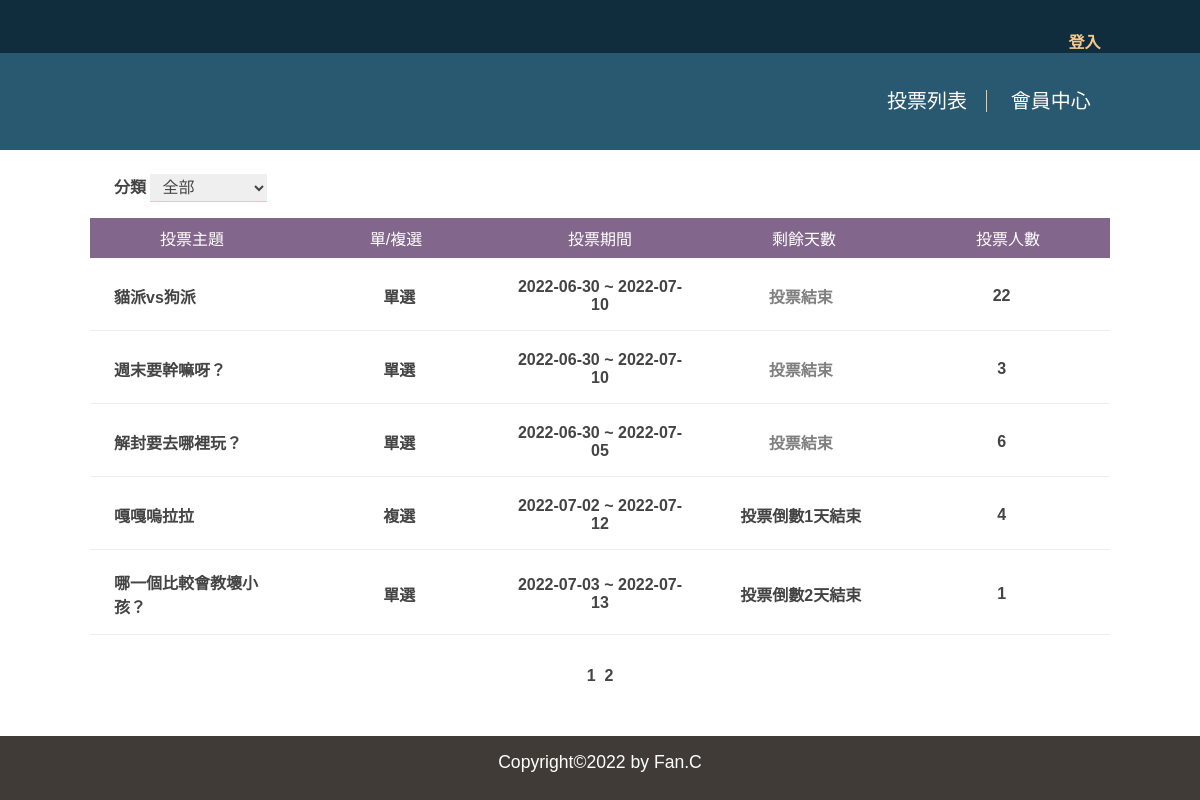
/?p=1, run on the app's committed database.
### tables this page shows
CREATE TABLE `subjects` (
  `id` int(11) UNSIGNED NOT NULL COMMENT '序號',
  `subject` varchar(128) NOT NULL COMMENT '主題描述',
  `type_id` int(11) UNSIGNED NOT NULL,
  `multiple` tinyint(1) NOT NULL DEFAULT 0 COMMENT '單/複選',
  `multi_limit` tinyint(2) NOT NULL DEFAULT 1 COMMENT '單/複選項目數',
  `start` date NOT NULL,
  `end` date NOT NULL,
  `total` int(11) UNSIGNED NOT NULL DEFAULT 0
);

### api/base.php (called while the page is built, shortened)
<?php
function pdo()
{
    $dsn = "mysql:host=localhost;charset=utf8;dbname=vote";
    return new PDO($dsn, 'root', '');
}
function all($table, ...$arg)
{
    $pdo = pdo();
    $sql = "SELECT * FROM $table ";
    switch (count($arg)) {
        case 2:
            if (!empty($arg[0])) {
                foreach ($arg[0] as $key => $value) {
                    $tmp[] = "`$key`='$value'";
                }
                $sql .= " WHERE " . implode(" AND ", $tmp) . $arg[1];
            } else {
                $sql .= $arg[1];
            }
            break;
    }
    return $pdo->query($sql)->fetchAll(PDO::FETCH_ASSOC);
}
function math($table, $math, $col, ...$arg)
{
    $pdo = pdo();
    $sql = "SELECT $math(`$col`) FROM $table ";
    return $pdo->query($sql)->fetchColumn();
}

### front/vote_list.php (the view, shortened to what this page needs)
<?php
$p = "";
if (isset($_GET['p'])) {
    $p = "&p={$_GET['p']}";
}
$queryStr = "";
$queryFilter="";
?>
<div class="type-box">
    <label for="types">分類</label>
    <select name="types" id="types" onchange="location.href=`?filter=${this.value}<?=$queryStr;?>`">
        <option value="0">全部</option>
    </select>
</div>
<div>
    <ul class="list">
        <li class="list-header">
            <div>投票主題</div>
            <?php
            if (isset($_GET['type']) && $_GET['type'] == 'asc') {
            ?>
                <div><a href="?order=multiple&type=desc<?= $p; ?><?=$queryFilter;?>">單/複選</a></div>
            <?php
            } else {
            ?>
                <div><a href="?order=multiple&type=asc<?= $p;?><?=$queryFilter;?>">單/複選</a></div>
            <?php
            }
            ?>
            <?php
            if (isset($_GET['type']) && $_GET['type'] == 'asc') {
            ?>
                <div><a href="?order=end&type=desc<?= $p; ?><?=$queryFilter;?>">投票期間</a></div>
            <?php
            } else {
            ?>
                <div><a href="?order=end&type=asc<?= $p; ?><?=$queryFilter;?>">投票期間</a></div>
            <?php
            }
            ?>
            <?php
            if (isset($_GET['type']) && $_GET['type'] == 'asc') {
            ?>
                <div><a href="?order=remain&type=desc<?= $p;?><?=$queryFilter;?>">剩餘天數</a></div>
            <?php
            } else {
            ?>
                <div><a href="?order=remain&type=asc<?= $p;?><?=$queryFilter;?>">剩餘天數</a></div>
            <?php
            }
            ?>
            <?php
            if (isset($_GET['type']) && $_GET['type'] == 'asc') {
            ?>
                <div><a href="?order=total&type=desc<?= $p;?><?=$queryFilter;?>">投票人數</a></div>
            <?php
            } else {
            ?>
                <div><a href="?order=total&type=asc<?= $p; ?><?=$queryFilter;?>">投票人數</a></div>
            <?php
            }
            ?>
        </li>
        <?php
        $orderStr = '';
        $filter = [];
        $total = math('subjects', 'count', 'id', $filter);
        $div = 5;
        $pages = ceil($total / $div);
        $now = isset($_GET['p']) ? $_GET['p'] : 1;
        $start = ($now - 1) * $div;
        $page_rows = " limit $start,$div";
        $subjects = all('subjects', $filter, $orderStr . $page_rows);
        foreach ($subjects as $subject) {
            echo "<a href='?do=vote_result&id={$subject['id']}'>";
            echo "<li class='list-items'>";
            echo "<div>{$subject['subject']}</div>";
            if ($subject['multiple'] == 0) {
                echo "<div class='text-center'>單選</div>";
            } else {
                echo "<div class='text-center'>複選</div>";
            }
            echo "<div class='text-center'>";
            echo $subject['start'] . " ~ " . $subject['end'];
            echo "</div>";
            echo "<div class='text-center'>";
            $today = strtotime("now");
            $end = strtotime($subject['end']);
            if (($end - $today) > 0) {
                $remain = floor(($end - $today) / (60 * 60 * 24));
                echo "投票倒數" . $remain . "天結束";
            } else {
                echo "<span style='color:grey'>投票結束</span>";
            }
            echo "</div>";
            echo "<div class='text-center'>{$subject['total']}</div>";
            echo "</li>";
            echo "</a>";
        }
        ?>
    </ul>
    <div class="text-center page-div">
        <?php
        if ($pages > 1) {
            for ($i = 1; $i <= $pages; $i++) {
                echo "<a class='page' href='?p={$i}{$queryStr}{$queryFilter}'>&nbsp;";
                echo $i;
                echo "&nbsp;</a>";
            }
        }
        ?>
    </div>
</div>

### css/basic.css (style rules this page uses)
* { margin: 0; padding: 0; list-style-type: none; box-sizing: border-box; font-family: Arial, Helvetica, sans-serif; }
html, body { height: 100%; margin: 0; }
body { display: flex; flex-direction: column; }
.text-center { text-align: center; }

### css/index.css (style rules this page uses)
ul { margin: 1rem 0 1rem 0; }
.type-box { margin: 1.5rem 1rem 0 1.5rem; }
.type-box label { font-weight: bold; color: #444; }
.type-box option { color: #444; font-size: 18px; }
.list-header { display: flex; justify-content: space-evenly; text-align: center; }
.list-header div { width: calc(100% / 5); padding: 0.5rem 1rem; background: #83668b; color: #FFFFFF; }
.list-header div a { color: #FFFFFF; }
.list-items { display: flex; justify-content: space-evenly; align-items: center; padding: 0.5rem; margin: 0.25rem 0; border-bottom: 1px solid #eee; font-weight: bold; font-size: 1rem; }
.list a { text-decoration: none; }
.list-items div { width: calc(100% / 5); padding: 0.5rem 1rem; color: #444; }
#types { padding: 0.25rem 0.5rem; font-size: 1rem; border: 0; border-bottom: 1.3px solid #f9c78b; color: #444; font-weight: 400; }
.page-div { margin-top:2rem; }
.page { text-decoration: none; color: #444; font-weight: bold; }

### data on the page
subjects: subject "貓派vs狗派", multiple "單選", start "2022-06-30", end "2022-07-10", shows "投票結束", total "22"
subjects: subject "週末要幹嘛呀？", multiple "單選", start "2022-06-30", end "2022-07-10", shows "投票結束", total "3"
subjects: subject "解封要去哪裡玩？", multiple "單選", start "2022-06-30", end "2022-07-05", shows "投票結束", total "6"
subjects: subject "嘎嘎嗚拉拉", multiple "複選", start "2022-07-02", end "2022-07-12", total "4"
subjects: subject "哪一個比較會教壞小孩？", multiple "單選", start "2022-07-03", end "2022-07-13", total "1"
